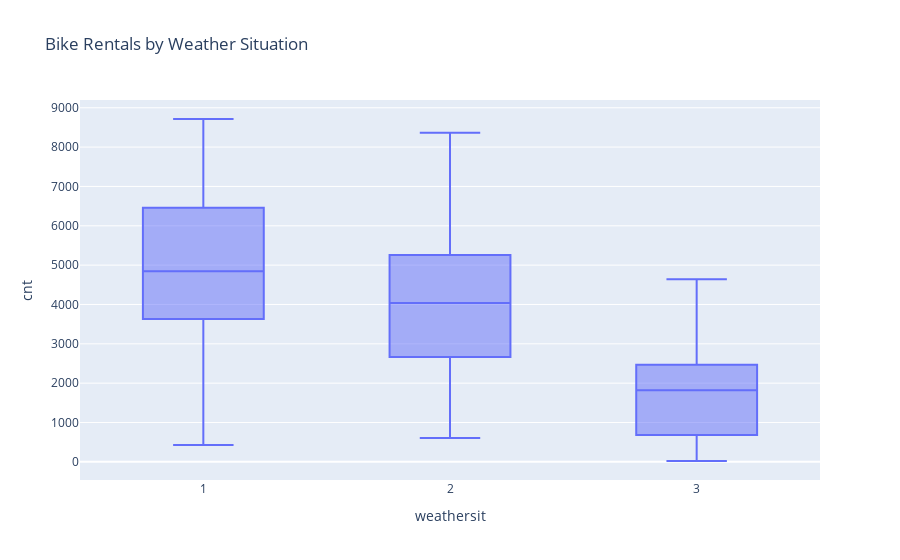

Write notebook code for a chart like this one.
### Markdown cell above
### 3. boxplot - weathersit vs cnt

### Code cell
fig = px.box(data, x='weathersit', y='cnt',
             title="Bike Rentals by Weather Situation")
fig.show()

### Figure 1 — Plotly figure (JSON) as saved in the notebook; plotly's stock layout.template omitted (floating-point values rounded to 4 significant figures; data arrays with more than 128 entries replaced by an {"elided": "..."} marker saying what was removed)
{"data": [{"alignmentgroup": "True", "hovertemplate": "weathersit=%{x}<br>cnt=%{y}<extra></extra>", "legendgroup": "", "marker": {"color": "#636efa"}, "name": "", "notched": false, "offsetgroup": "", "orientation": "v", "showlegend": false, "type": "box", "x": {"elided": "731 int values"}, "x0": " ", "xaxis": "x", "y": {"elided": "731 int values"}, "y0": " ", "yaxis": "y"}], "layout": {"boxmode": "group", "legend": {"tracegroupgap": 0}, "title": {"text": "Bike Rentals by Weather Situation"}, "xaxis": {"anchor": "y", "domain": [0, 1], "title": {"text": "weathersit"}}, "yaxis": {"anchor": "x", "domain": [0, 1], "title": {"text": "cnt"}}}}
